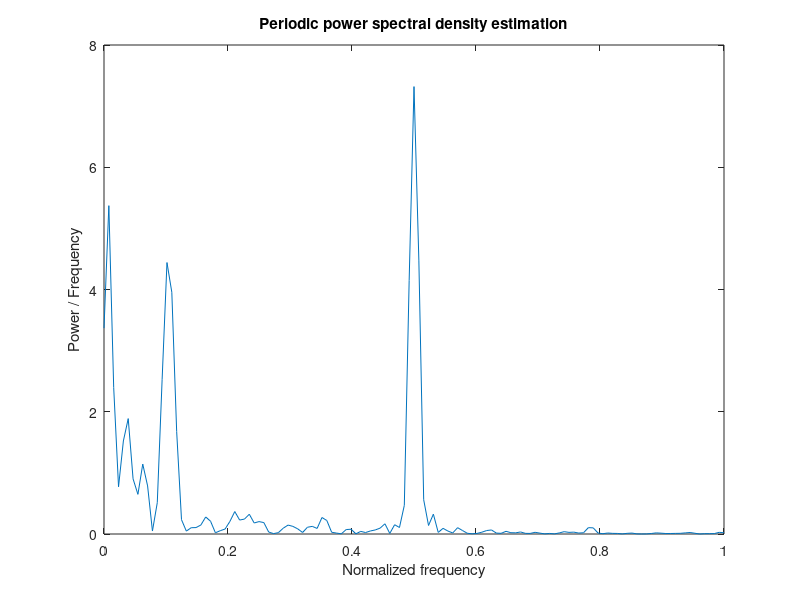

This chart was generated by the following MATLAB code:
%% clear
clc;clear;
%% Load the data
load('SinusInNoise2.mat')


[pxx1,w1] = periodogram(y);
plot(w1/pi,pxx1)
title('Periodic power spectral density estimation')
xlabel('Normalized frequency')
ylabel('Power / Frequency')
